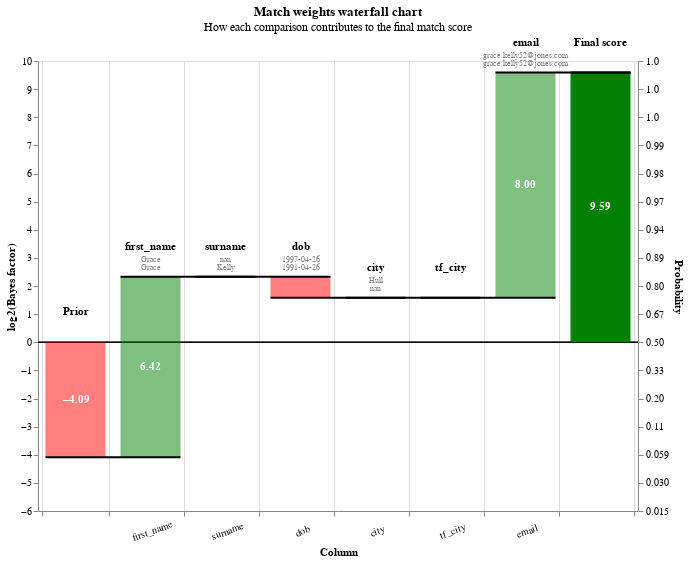

The notebook cell this image was saved under:
### Markdown cell above
You can also view rows in this dataset as a waterfall chart as follows:

### Code cell
from splink.charts import waterfall_chart
records_to_plot = df_predictions.as_record_dict(limit=5)
linker.waterfall_chart(records_to_plot, filter_nulls=False)

### Figure 1 — Vega-Lite specification as saved in the notebook (floating-point values rounded to 4 significant figures)
{"$schema": "https://vega.github.io/schema/vega-lite/v5.2.0.json", "config": {"view": {"continuousHeight": 300, "continuousWidth": 400}}, "data": {"values": [{"bar_sort_order": 0, "bayes_factor": 0.05889, "bayes_factor_description": null, "column_name": "Prior", "comparison_vector_value": null, "label_for_charts": "Starting match weight (prior)", "log2_bayes_factor": -4.086, "m_probability": null, "record_number": 0, "sql_condition": null, "term_frequency_adjustment": null, "u_probability": null, "value_l": "", "value_r": ""}, {"bar_sort_order": 1, "bayes_factor": 85.54, "bayes_factor_description": "If comparison level is `exact match` then comparison is 85.54 times more likely to be a match", "column_name": "first_name", "comparison_vector_value": 2, "label_for_charts": "Exact match", "log2_bayes_factor": 6.419, "m_probability": 0.4956, "record_number": 0, "sql_condition": "\"first_name_l\" = \"first_name_r\"", "term_frequency_adjustment": false, "u_probability": 0.005794, "value_l": "Grace", "value_r": "Grace"}, {"bar_sort_order": 2, "bayes_factor": 1, "bayes_factor_description": "If comparison level is `null` then comparison is 1.00 times more likely to be a match", "column_name": "surname", "comparison_vector_value": -1, "label_for_charts": "Null", "log2_bayes_factor": 0, "m_probability": null, "record_number": 0, "sql_condition": "\"surname_l\" IS NULL OR \"surname_r\" IS NULL", "term_frequency_adjustment": false, "u_probability": null, "value_l": "nan", "value_r": "Kelly"}, {"bar_sort_order": 3, "bayes_factor": 0.5952, "bayes_factor_description": "If comparison level is `all other comparisons` then comparison is  1.68 times less likely to be a match", "column_name": "dob", "comparison_vector_value": 0, "label_for_charts": "All other comparisons", "log2_bayes_factor": -0.7485, "m_probability": 0.5942, "record_number": 0, "sql_condition": "ELSE", "term_frequency_adjustment": false, "u_probability": 0.9983, "value_l": "1997-04-26", "value_r": "1991-04-26"}, {"bar_sort_order": 4, "bayes_factor": 1, "bayes_factor_description": "If comparison level is `null` then comparison is 1.00 times more likely to be a match", "column_name": "city", "comparison_vector_value": -1, "label_for_charts": "Null", "log2_bayes_factor": 0, "m_probability": null, "record_number": 0, "sql_condition": "\"city_l\" IS NULL OR \"city_r\" IS NULL", "term_frequency_adjustment": false, "u_probability": null, "value_l": "Hull", "value_r": "nan"}, {"bar_sort_order": 5, "bayes_factor": 1, "bayes_factor_description": "If comparison level is `null` then comparison is 1.00 times more likely to be a match", "column_name": "tf_city", "comparison_vector_value": -1, "label_for_charts": "Null", "log2_bayes_factor": 0, "m_probability": null, "record_number": 0, "sql_condition": "\"city_l\" IS NULL OR \"city_r\" IS NULL", "term_frequency_adjustment": true, "u_probability": null, "value_l": "", "value_r": ""}, {"bar_sort_order": 6, "bayes_factor": 256.8, "bayes_factor_description": "If comparison level is `exact match` then comparison is 256.84 times more likely to be a match", "column_name": "email", "comparison_vector_value": 1, "label_for_charts": "Exact match", "log2_bayes_factor": 8.005, "m_probability": 0.5635, "record_number": 0, "sql_condition": "\"email_l\" = \"email_r\"", "term_frequency_adjustment": false, "u_probability": 0.002194, "value_l": "grace.kelly52@jones.com", "value_r": "grace.kelly52@jones.com"}, {"bar_sort_order": 7, "bayes_factor": 770.1, "bayes_factor_description": null, "column_name": "Final score", "comparison_vector_value": null, "label_for_charts": "Final score", "log2_bayes_factor": 9.589, "m_probability": null, "record_number": 0, "sql_condition": null, "term_frequency_adjustment": null, "u_probability": null, "value_l": "", "value_r": ""}, {"bar_sort_order": 0, "bayes_factor": 0.05889, "bayes_factor_description": null, "column_name": "Prior", "comparison_vector_value": null, "label_for_charts": "Starting match weight (prior)", "log2_bayes_factor": -4.086, "m_probability": null, "record_number": 1, "sql_condition": null, "term_frequency_adjustment": null, "u_probability": null, "value_l": "", "value_r": ""}, {"bar_sort_order": 1, "bayes_factor": 85.54, "bayes_factor_description": "If comparison level is `exact match` then comparison is 85.54 times more likely to be a match", "column_name": "first_name", "comparison_vector_value": 2, "label_for_charts": "Exact match", "log2_bayes_factor": 6.419, "m_probability": 0.4956, "record_number": 1, "sql_condition": "\"first_name_l\" = \"first_name_r\"", "term_frequency_adjustment": false, "u_probability": 0.005794, "value_l": "Evie", "value_r": "Evie"}, {"bar_sort_order": 2, "bayes_factor": 0.5597, "bayes_factor_description": "If comparison level is `all other comparisons` then comparison is  1.79 times less likely to be a match", "column_name": "surname", "comparison_vector_value": 0, "label_for_charts": "All other comparisons", "log2_bayes_factor": -0.8372, "m_probability": 0.557, "record_number": 1, "sql_condition": "ELSE", "term_frequency_adjustment": false, "u_probability": 0.9951, "value_l": "Dean", "value_r": "Jones"}, {"bar_sort_order": 3, "bayes_factor": 0.5952, "bayes_factor_description": "If comparison level is `all other comparisons` then comparison is  1.68 times less likely to be a match", "column_name": "dob", "comparison_vector_value": 0, "label_for_charts": "All other comparisons", "log2_bayes_factor": -0.7485, "m_probability": 0.5942, "record_number": 1, "sql_condition": "ELSE", "term_frequency_adjustment": false, "u_probability": 0.9983, "value_l": "2015-03-03", "value_r": "2002-07-22"}, {"bar_sort_order": 4, "bayes_factor": 1, "bayes_factor_description": "If comparison level is `null` then comparison is 1.00 times more likely to be a match", "column_name": "city", "comparison_vector_value": -1, "label_for_charts": "Null", "log2_bayes_factor": 0, "m_probability": null, "record_number": 1, "sql_condition": "\"city_l\" IS NULL OR \"city_r\" IS NULL", "term_frequency_adjustment": false, "u_probability": null, "value_l": "Pootsmruth", "value_r": "nan"}, {"bar_sort_order": 5, "bayes_factor": 1, "bayes_factor_description": "If comparison level is `null` then comparison is 1.00 times more likely to be a match", "column_name": "tf_city", "comparison_vector_value": -1, "label_for_charts": "Null", "log2_bayes_factor": 0, "m_probability": null, "record_number": 1, "sql_condition": "\"city_l\" IS NULL OR \"city_r\" IS NULL", "term_frequency_adjustment": true, "u_probability": null, "value_l": "", "value_r": ""}, {"bar_sort_order": 6, "bayes_factor": 0.4375, "bayes_factor_description": "If comparison level is `all other comparisons` then comparison is  2.29 times less likely to be a match", "column_name": "email", "comparison_vector_value": 0, "label_for_charts": "All other comparisons", "log2_bayes_factor": -1.193, "m_probability": 0.4365, "record_number": 1, "sql_condition": "ELSE", "term_frequency_adjustment": false, "u_probability": 0.9978, "value_l": "evihd56@earris-bailey.net", "value_r": "eviejones@brewer-sparks.org"}, {"bar_sort_order": 7, "bayes_factor": 0.7342, "bayes_factor_description": null, "column_name": "Final score", "comparison_vector_value": null, "label_for_charts": "Final score", "log2_bayes_factor": -0.4457, "m_probability": null, "record_number": 1, "sql_condition": null, "term_frequency_adjustment": null, "u_probability": null, "value_l": "", "value_r": ""}, {"bar_sort_order": 0, "bayes_factor": 0.05889, "bayes_factor_description": null, "column_name": "Prior", "comparison_vector_value": null, "label_for_charts": "Starting match weight (prior)", "log2_bayes_factor": -4.086, "m_probability": null, "record_number": 2, "sql_condition": null, "term_frequency_adjustment": null, "u_probability": null, "value_l": "", "value_r": ""}, {"bar_sort_order": 1, "bayes_factor": 85.54, "bayes_factor_description": "If comparison level is `exact match` then comparison is 85.54 times more likely to be a match", "column_name": "first_name", "comparison_vector_value": 2, "label_for_charts": "Exact match", "log2_bayes_factor": 6.419, "m_probability": 0.4956, "record_number": 2, "sql_condition": "\"first_name_l\" = \"first_name_r\"", "term_frequency_adjustment": false, "u_probability": 0.005794, "value_l": "Oliver", "value_r": "Oliver"}, {"bar_sort_order": 2, "bayes_factor": 0.5597, "bayes_factor_description": "If comparison level is `all other comparisons` then comparison is  1.79 times less likely to be a match", "column_name": "surname", "comparison_vector_value": 0, "label_for_charts": "All other comparisons", "log2_bayes_factor": -0.8372, "m_probability": 0.557, "record_number": 2, "sql_condition": "ELSE", "term_frequency_adjustment": false, "u_probability": 0.9951, "value_l": "Griffiths", "value_r": "Bird"}, {"bar_sort_order": 3, "bayes_factor": 0.5952, "bayes_factor_description": "If comparison level is `all other comparisons` then comparison is  1.68 times less likely to be a match", "column_name": "dob", "comparison_vector_value": 0, "label_for_charts": "All other comparisons", "log2_bayes_factor": -0.7485, "m_probability": 0.5942, "record_number": 2, "sql_condition": "ELSE", "term_frequency_adjustment": false, "u_probability": 0.9983, "value_l": "1991-10-26", "value_r": "2000-02-27"}, {"bar_sort_order": 4, "bayes_factor": 1, "bayes_factor_description": "If comparison level is `null` then comparison is 1.00 times more likely to be a match", "column_name": "city", "comparison_vector_value": -1, "label_for_charts": "Null", "log2_bayes_factor": 0, "m_probability": null, "record_number": 2, "sql_condition": "\"city_l\" IS NULL OR \"city_r\" IS NULL", "term_frequency_adjustment": false, "u_probability": null, "value_l": "Lunton", "value_r": "nan"}, {"bar_sort_order": 5, "bayes_factor": 1, "bayes_factor_description": "If comparison level is `null` then comparison is 1.00 times more likely to be a match", "column_name": "tf_city", "comparison_vector_value": -1, "label_for_charts": "Null", "log2_bayes_factor": 0, "m_probability": null, "record_number": 2, "sql_condition": "\"city_l\" IS NULL OR \"city_r\" IS NULL", "term_frequency_adjustment": true, "u_probability": null, "value_l": "", "value_r": ""}, {"bar_sort_order": 6, "bayes_factor": 0.4375, "bayes_factor_description": "If comparison level is `all other comparisons` then comparison is  2.29 times less likely to be a match", "column_name": "email", "comparison_vector_value": 0, "label_for_charts": "All other comparisons", "log2_bayes_factor": -1.193, "m_probability": 0.4365, "record_number": 2, "sql_condition": "ELSE", "term_frequency_adjustment": false, "u_probability": 0.9978, "value_l": "o.griffiths90@reyes-coleman.com", "value_r": "oliver.b@smith.net"}, {"bar_sort_order": 7, "bayes_factor": 0.7342, "bayes_factor_description": null, "column_name": "Final score", "comparison_vector_value": null, "label_for_charts": "Final score", "log2_bayes_factor": -0.4457, "m_probability": null, "record_number": 2, "sql_condition": null, "term_frequency_adjustment": null, "u_probability": null, "value_l": "", "value_r": ""}, {"bar_sort_order": 0, "bayes_factor": 0.05889, "bayes_factor_description": null, "column_name": "Prior", "comparison_vector_value": null, "label_for_charts": "Starting match weight (prior)", "log2_bayes_factor": -4.086, "m_probability": null, "record_number": 3, "sql_condition": null, "term_frequency_adjustment": null, "u_probability": null, "value_l": "", "value_r": ""}, {"bar_sort_order": 1, "bayes_factor": 85.54, "bayes_factor_description": "If comparison level is `exact match` then comparison is 85.54 times more likely to be a match", "column_name": "first_name", "comparison_vector_value": 2, "label_for_charts": "Exact match", "log2_bayes_factor": 6.419, "m_probability": 0.4956, "record_number": 3, "sql_condition": "\"first_name_l\" = \"first_name_r\"", "term_frequency_adjustment": false, "u_probability": 0.005794, "value_l": "Caleb", "value_r": "Caleb"}, {"bar_sort_order": 2, "bayes_factor": 0.5597, "bayes_factor_description": "If comparison level is `all other comparisons` then comparison is  1.79 times less likely to be a match", "column_name": "surname", "comparison_vector_value": 0, "label_for_charts": "All other comparisons", "log2_bayes_factor": -0.8372, "m_probability": 0.557, "record_number": 3, "sql_condition": "ELSE", "term_frequency_adjustment": false, "u_probability": 0.9951, "value_l": "Rwoe", "value_r": "Scott"}, {"bar_sort_order": 3, "bayes_factor": 0.5952, "bayes_factor_description": "If comparison level is `all other comparisons` then comparison is  1.68 times less likely to be a match", "column_name": "dob", "comparison_vector_value": 0, "label_for_charts": "All other comparisons", "log2_bayes_factor": -0.7485, "m_probability": 0.5942, "record_number": 3, "sql_condition": "ELSE", "term_frequency_adjustment": false, "u_probability": 0.9983, "value_l": "1992-11-20", "value_r": "2000-12-10"}, {"bar_sort_order": 4, "bayes_factor": 1, "bayes_factor_description": "If comparison level is `null` then comparison is 1.00 times more likely to be a match", "column_name": "city", "comparison_vector_value": -1, "label_for_charts": "Null", "log2_bayes_factor": 0, "m_probability": null, "record_number": 3, "sql_condition": "\"city_l\" IS NULL OR \"city_r\" IS NULL", "term_frequency_adjustment": false, "u_probability": null, "value_l": "Liverpool", "value_r": "nan"}, {"bar_sort_order": 5, "bayes_factor": 1, "bayes_factor_description": "If comparison level is `null` then comparison is 1.00 times more likely to be a match", "column_name": "tf_city", "comparison_vector_value": -1, "label_for_charts": "Null", "log2_bayes_factor": 0, "m_probability": null, "record_number": 3, "sql_condition": "\"city_l\" IS NULL OR \"city_r\" IS NULL", "term_frequency_adjustment": true, "u_probability": null, "value_l": "", "value_r": ""}, {"bar_sort_order": 6, "bayes_factor": 1, "bayes_factor_description": "If comparison level is `null` then comparison is 1.00 times more likely to be a match", "column_name": "email", "comparison_vector_value": -1, "label_for_charts": "Null", "log2_bayes_factor": 0, "m_probability": null, "record_number": 3, "sql_condition": "\"email_l\" IS NULL OR \"email_r\" IS NULL", "term_frequency_adjustment": false, "u_probability": null, "value_l": "nan", "value_r": "c.scott@brooks.com"}, {"bar_sort_order": 7, "bayes_factor": 1.678, "bayes_factor_description": null, "column_name": "Final score", "comparison_vector_value": null, "label_for_charts": "Final score", "log2_bayes_factor": 0.747, "m_probability": null, "record_number": 3, "sql_condition": null, "term_frequency_adjustment": null, "u_probability": null, "value_l": "", "value_r": ""}, {"bar_sort_order": 0, "bayes_factor": 0.05889, "bayes_factor_description": null, "column_name": "Prior", "comparison_vector_value": null, "label_for_charts": "Starting match weight (prior)", "log2_bayes_factor": -4.086, "m_probability": null, "record_number": 4, "sql_condition": null, "term_frequency_adjustment": null, "u_probability": null, "value_l": "", "value_r": ""}, {"bar_sort_order": 1, "bayes_factor": 85.54, "bayes_factor_description": "If comparison level is `exact match` then comparison is 85.54 times more likely to be a match", "column_name": "first_name", "comparison_vector_value": 2, "label_for_charts": "Exact match", "log2_bayes_factor": 6.419, "m_probability": 0.4956, "record_number": 4, "sql_condition": "\"first_name_l\" = \"first_name_r\"", "term_frequency_adjustment": false, "u_probability": 0.005794, "value_l": "Darcy", "value_r": "Darcy"}, {"bar_sort_order": 2, "bayes_factor": 0.5597, "bayes_factor_description": "If comparison level is `all other comparisons` then comparison is  1.79 times less likely to be a match", "column_name": "surname", "comparison_vector_value": 0, "label_for_charts": "All other comparisons", "log2_bayes_factor": -0.8372, "m_probability": 0.557, "record_number": 4, "sql_condition": "ELSE", "term_frequency_adjustment": false, "u_probability": 0.9951, "value_l": "Bernass", "value_r": "Rhodes"}, {"bar_sort_order": 3, "bayes_factor": 0.5952, "bayes_factor_description": "If comparison level is `all other comparisons` then comparison is  1.68 times less likely to be a match", "column_name": "dob", "comparison_vector_value": 0, "label_for_charts": "All other comparisons", "log2_bayes_factor": -0.7485, "m_probability": 0.5942, "record_number": 4, "sql_condition": "ELSE", "term_frequency_adjustment": false, "u_probability": 0.9983, "value_l": "1986-02-04", "value_r": "1979-01-14"}, {"bar_sort_order": 4, "bayes_factor": 0.458, "bayes_factor_description": "If comparison level is `all other comparisons` then comparison is  2.18 times less likely to be a match", "column_name": "city", "comparison_vector_value": 0, "label_for_charts": "All other comparisons", "log2_bayes_factor": -1.127, "m_probability": 0.4327, "record_number": 4, "sql_condition": "ELSE", "term_frequency_adjustment": false, "u_probability": 0.9449, "value_l": "Southampton", "value_r": "Birmingham"}, {"bar_sort_order": 5, "bayes_factor": 1, "bayes_factor_description": "If comparison level is `all other comparisons` then comparison is  2.18 times less likely to be a match", "column_name": "tf_city", "comparison_vector_value": 0, "label_for_charts": "All other comparisons", "log2_bayes_factor": 0, "m_probability": 0.4327, "record_number": 4, "sql_condition": "ELSE", "term_frequency_adjustment": true, "u_probability": 0.9449, "value_l": "", "value_r": ""}, {"bar_sort_order": 6, "bayes_factor": 0.4375, "bayes_factor_description": "If comparison level is `all other comparisons` then comparison is  2.29 times less likely to be a match", "column_name": "email", "comparison_vector_value": 0, "label_for_charts": "All other comparisons", "log2_bayes_factor": -1.193, "m_probability": 0.4365, "record_number": 4, "sql_condition": "ELSE", "term_frequency_adjustment": false, "u_probability": 0.9978, "value_l": "darcy.b@silva.com", "value_r": "drhodes16@johnson-robinson.com"}, {"bar_sort_order": 7, "bayes_factor": 0.3363, "bayes_factor_description": null, "column_name": "Final score", "comparison_vector_value": null, "label_for_charts": "Final score", "log2_bayes_factor": -1.572, "m_probability": null, "record_number": 4, "sql_condition": null, "term_frequency_adjustment": null, "u_probability": null, "value_l": "", "value_r": ""}]}, "height": 450, "layer": [{"layer": [{"encoding": {"color": {"value": "black"}, "size": {"value": 0.5}, "y": {"field": "zero", "type": "quantitative"}}, "mark": "rule"}, {"encoding": {"color": {"condition": {"test": "(datum.log2_bayes_factor < 0)", "value": "red"}, "value": "green"}, "opacity": {"condition": {"test": "datum.column_name == 'Prior match weight' || datum.column_name == 'Final score'", "value": 1}, "value": 0.5}, "tooltip": [{"field": "column_name", "title": "Comparison column", "type": "nominal"}, {"field": "value_l", "title": "Value (L)", "type": "nominal"}, {"field": "value_r", "title": "Value (R)", "type": "nominal"}, {"field": "label_for_charts", "title": "Label", "type": "ordinal"}, {"field": "sql_condition", "title": "SQL condition", "type": "nominal"}, {"field": "comparison_vector_value", "title": "Comparison vector value", "type": "nominal"}, {"field": "bayes_factor", "format": ",.4f", "title": "Bayes factor = m/u", "type": "quantitative"}, {"field": "log2_bayes_factor", "format": ",.4f", "title": "Match weight = log2(m/u)", "type": "quantitative"}, {"field": "prob", "format": ".4f", "title": "Adjusted match score", "type": "quantitative"}, {"field": "bayes_factor_description", "title": "Match weight description", "type": "nominal"}], "x": {"axis": {"grid": true, "labelAlign": "center", "labelAngle": -20, "labelExpr": "datum.value == 'Prior' || datum.value == 'Final score' ? '' : datum.value", "labelPadding": 10, "tickBand": "extent", "title": "Column"}, "field": "column_name", "sort": {"field": "bar_sort_order", "order": "ascending"}, "type": "nominal"}, "y": {"axis": {"grid": false, "orient": "left", "title": "log2(Bayes factor)"}, "field": "previous_sum", "type": "quantitative"}, "y2": {"field": "sum"}}, "mark": {"type": "bar", "width": 60}}, {"encoding": {"color": {"value": "white"}, "text": {"condition": {"field": "log2_bayes_factor", "format": ".2f", "test": "abs(datum.log2_bayes_factor) > 1", "type": "nominal"}, "value": ""}, "x": {"axis": {"labelAngle": 0, "title": "Column"}, "field": "column_name", "sort": {"field": "bar_sort_order", "order": "ascending"}, "type": "nominal"}, "y": {"axis": {"orient": "left"}, "field": "center", "type": "quantitative"}}, "mark": {"fontWeight": "bold", "type": "text"}}, {"encoding": {"color": {"value": "black"}, "text": {"field": "column_name", "type": "nominal"}, "x": {"axis": {"labelAngle": 0, "title": "Column"}, "field": "column_name", "sort": {"field": "bar_sort_order", "order": "ascending"}, "type": "nominal"}, "y": {"field": "sum_top", "type": "quantitative"}}, "mark": {"baseline": "bottom", "dy": -25, "fontWeight": "bold", "type": "text"}}, {"encoding": {"color": {"value": "grey"}, "text": {"field": "value_l", "type": "nominal"}, "x": {"axis": {"labelAngle": 0, "title": "Column"}, "field": "column_name", "sort": {"field": "bar_sort_order", "order": "ascending"}, "type": "nominal"}, "y": {"field": "sum_top", "type": "quantitative"}}, "mark": {"baseline": "bottom", "dy": -13, "fontSize": 8, "type": "text"}}, {"encoding": {"color": {"value": "grey"}, "text": {"field": "value_r", "type": "nominal"}, "x": {"axis": {"labelAngle": 0, "title": "Column"}, "field": "column_name", "sort": {"field": "bar_sort_order", "order": "ascending"}, "type": "nominal"}, "y": {"field": "sum_top", "type": "quantitative"}}, "mark": {"baseline": "bottom", "dy": -5, "fontSize": 8, "type": "text"}}]}, {"encoding": {"x": {"axis": {"labelAngle": 0, "title": "Column"}, "field": "column_name", "sort": {"field": "bar_sort_order", "order": "ascending"}, "type": "nominal"}, "x2": {"field": "lead"}, "y": {"axis": {"labelExpr": "format(1 / (1 + pow(2, -1*datum.value)), '.2r')", "orient": "right", "title": "Probability"}, "field": "sum", "scale": {"zero": false}, "type": "quantitative"}}, "mark": {"color": "black", "strokeWidth": 2, "type": "rule", "x2Offset": 30, "xOffset": -30}}], "params": [{"bind": {"input": "range", "max": 4, "min": 0, "step": 1}, "description": "Filter by the interation number", "name": "record_number", "value": 0}], "resolve": {"axis": {"y": "independent"}}, "title": {"subtitle": "How each comparison contributes to the final match score", "text": "Match weights waterfall chart"}, "transform": [{"filter": "(datum.record_number == record_number)"}, {"frame": [null, 0], "window": [{"as": "sum", "field": "log2_bayes_factor", "op": "sum"}, {"as": "lead", "field": "column_name", "op": "lead"}]}, {"as": "sum", "calculate": "datum.column_name === \"Final score\" ? datum.sum - datum.log2_bayes_factor : datum.sum"}, {"as": "lead", "calculate": "datum.lead === null ? datum.column_name : datum.lead"}, {"as": "previous_sum", "calculate": "datum.column_name === \"Final score\" || datum.column_name === \"Prior match weight\" ? 0 : datum.sum - datum.log2_bayes_factor"}, {"as": "top_label", "calculate": "datum.sum > datum.previous_sum ? datum.column_name : \"\""}, {"as": "bottom_label", "calculate": "datum.sum < datum.previous_sum ? datum.column_name : \"\""}, {"as": "sum_top", "calculate": "datum.sum > datum.previous_sum ? datum.sum : datum.previous_sum"}, {"as": "sum_bottom", "calculate": "datum.sum < datum.previous_sum ? datum.sum : datum.previous_sum"}, {"as": "center", "calculate": "(datum.sum + datum.previous_sum) / 2"}, {"as": "text_log2_bayes_factor", "calculate": "(datum.log2_bayes_factor > 0 ? \"+\" : \"\") + datum.log2_bayes_factor"}, {"as": "dy", "calculate": "datum.sum < datum.previous_sum ? 4 : -4"}, {"as": "baseline", "calculate": "datum.sum < datum.previous_sum ? \"top\" : \"bottom\""}, {"as": "prob", "calculate": "1. / (1 + pow(2, -1.*datum.sum))"}, {"as": "zero", "calculate": "0*datum.sum"}], "width": {"step": 75}}
